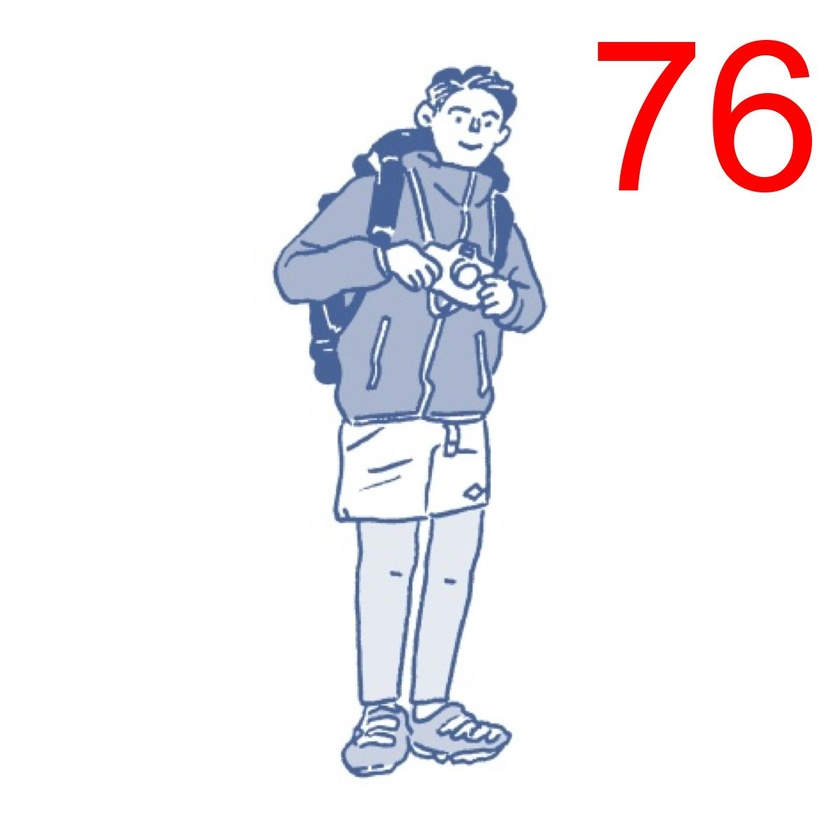
#> input picture Ans0000/new_img_76.jpg, 840 x 840 px, shrunk from 1200 x 1200 before the run
$ python add_num2pic.py
#> lines starting #> are read from the running program, lines starting #| are printed output that depends on the picture
#!/usr/bin/env python3
# -*- coding: utf-8 -*-
"""
问题 0000: 将你的 QQ 头像（或者微博头像）右上角加上红色的数字，类似于微信未读信息数量那种提示效果。
Problem 0000: Put your QQ avatar (or Weibo avatar) in the upper right corner with the red number, similar
to the amount of unread information WeChat prompted effect.
"""
from PIL import Image, ImageFont, ImageDraw
import random
from datetime import datetime

__author__ = 'YuanMingLiu'

# Print the Log information everytime you run this program
def log(func):
    def wrapper(*args, **kw):
        time = datetime.now()
        print('%s call %s(): %s' % (time, func.__name__, "1 image converted."))
        return func(*args, **kw)
    return wrapper

@log
def add_num2pic(img):
    num = str(random.randint(1, 99))
    draw = ImageDraw.Draw(img)
    font_size = int(min(img.size)/4)
    font = ImageFont.truetype('/Library/Fonts/Arial.ttf', size=font_size)
    fill = (256, 0, 0)

    draw.text((img.size[0] - font_size*1.2, 0), num, font=font, fill=fill)
    img.save('./new_img_'+str(num)+'.jpg', format='jpeg')


if __name__ == '__main__':
    path = input("Please input your image path: ")
#> the answer given: new_img_76.jpg
    img = Image.open(path)
#> img is the input picture: PIL image 840x840 RGB; mean R, G, B 241.5, 239.6, 243.1
    add_num2pic(img)
#> in add_num2pic, `img.save('./new_img_'+str(num)+'.jpg', format='jpeg')`:
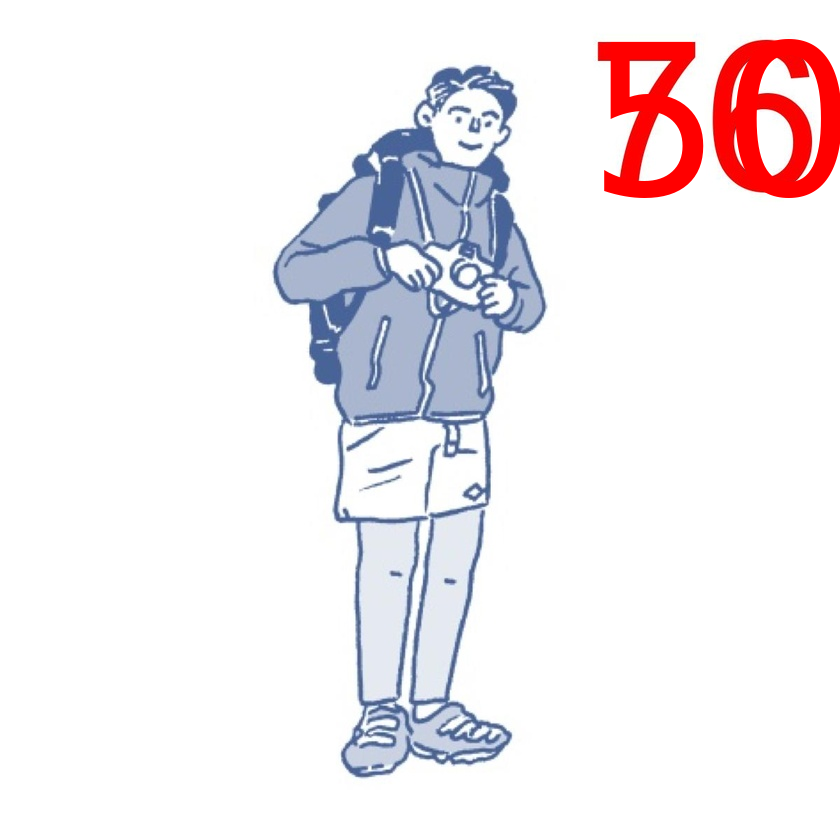
#> saved as new_img_50.jpg: PIL image 840x840 RGB; mean R, G, B 241.6, 236, 239.5
